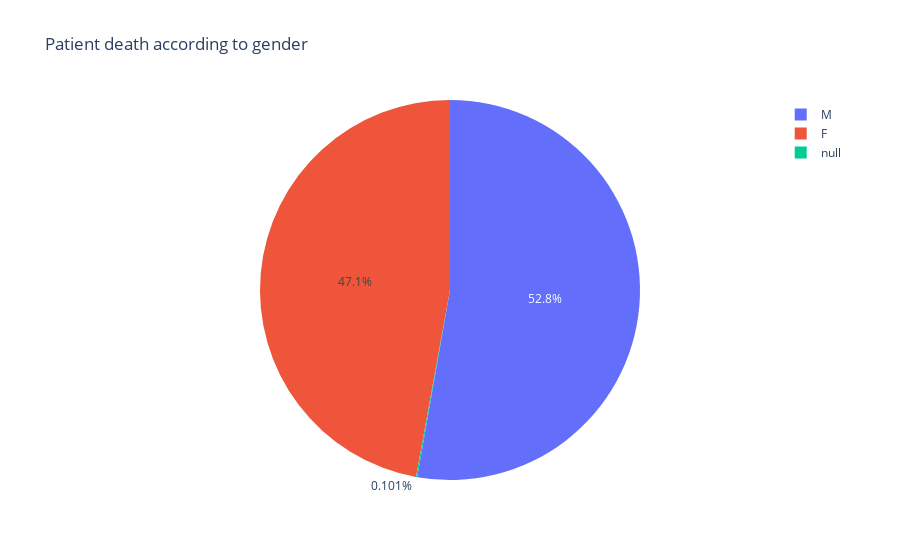

Here is the notebook cell this chart was saved with:
### Code cell
fig = px.pie(df, values='hospital_death', names ='gender',title='Patient death according to gender')
fig.show()

### Figure 1 — Plotly figure (JSON) as saved in the notebook; plotly's stock layout.template omitted (floating-point values rounded to 4 significant figures; data arrays with more than 128 entries replaced by an {"elided": "..."} marker saying what was removed)
{"data": [{"domain": {"x": [0.0, 1.0], "y": [0.0, 1.0]}, "hovertemplate": "gender=%{label}<br>hospital_death=%{value}<extra></extra>", "labels": {"elided": "91713 str values"}, "legendgroup": "", "name": "", "showlegend": true, "values": {"elided": "91713 int values"}, "type": "pie"}], "layout": {"legend": {"tracegroupgap": 0}, "title": {"text": "Patient death according to gender"}}}
